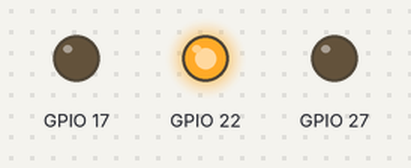
The program below on a simulated Raspberry Pi (BCM pin numbers). Shown: output pins drawn as LEDs (lit = HIGH).

Above: at 1.5 s.
At 3.2 s:
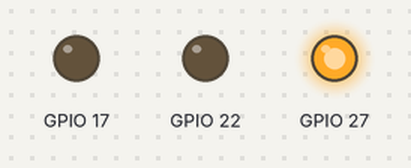
At 4.5 s:
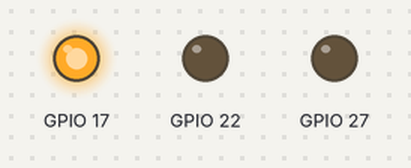
Timing chart, 0 to 7.2 s (numbered marks = the images above):
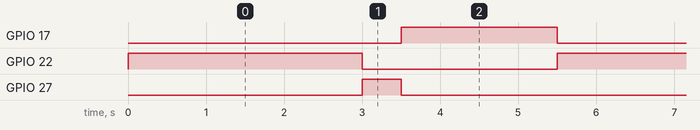

Measured:
- by itself, GPIO 17: alternates HIGH for 2.0 s and LOW for 3.5 s
- by itself, GPIO 22: alternates HIGH for 3.0 s and LOW for 2.5 s
- by itself, GPIO 27: alternates HIGH for 0.50 s and LOW for 5.0 s

The program:

project6-TrafficLights.py
```python
import gpiod
import time

LED_PIN_G = 17
LED_PIN_Y = 27
LED_PIN_R = 22

chip = gpiod.Chip('gpiochip4')

led_lineG = chip.get_line(LED_PIN_G)
led_lineG.request(consumer="LED", type=gpiod.LINE_REQ_DIR_OUT)

led_lineY = chip.get_line(LED_PIN_Y)
led_lineY.request(consumer="LED", type=gpiod.LINE_REQ_DIR_OUT)

led_lineR = chip.get_line(LED_PIN_R)
led_lineR.request(consumer="LED", type=gpiod.LINE_REQ_DIR_OUT)

while True:
    led_lineG.set_value(0)
    led_lineY.set_value(0)
    led_lineR.set_value(1)
    time.sleep(3)

    led_lineG.set_value(0)
    led_lineY.set_value(1)
    led_lineR.set_value(0)
    time.sleep(0.5)

    led_lineG.set_value(1)
    led_lineY.set_value(0)
    led_lineR.set_value(0)
    time.sleep(2)
```
